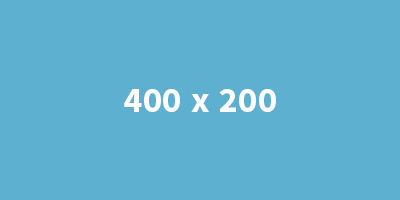
#> input picture PHP programming/game.ltfnjust.club/src/placeholder.jpg, 400 x 200 px, given in place of the camera
$ python '移动侦测.py'   (older library calls are emulated)
#> lines starting #> are read from the running program, lines starting #| are printed output that depends on the picture
# -*- coding: utf-8 -*-
import cv2
import numpy as np

camera = cv2.VideoCapture(0) # 参数0表示第一个摄像头
# 判断视频是否打开
if (camera.isOpened()):
    print('Open')
else:
    print('摄像头未打开')

# 测试用,查看视频size
size = (int(camera.get(cv2.cv.CV_CAP_PROP_FRAME_WIDTH)),
        int(camera.get(cv2.cv.CV_CAP_PROP_FRAME_HEIGHT)))
print('size:'+repr(size))

es = cv2.getStructuringElement(cv2.MORPH_ELLIPSE, (9, 4))
kernel = np.ones((5, 5), np.uint8)
background = None

while True:
    # 读取视频流
    grabbed, frame_lwpCV = camera.read()
#> frame_lwpCV is the input picture: shape (200, 400, 3); mean B, G, R 208.9, 177.5, 96.1
    # 对帧进行预处理，先转灰度图，再进行高斯滤波。
    # 用高斯滤波进行模糊处理，进行处理的原因：每个输入的视频都会因自然震动、光照变化或者摄像头本身等原因而产生噪声。对噪声进行平滑是为了避免在运动和跟踪时将其检测出来。
    gray_lwpCV = cv2.cvtColor(frame_lwpCV, cv2.COLOR_BGR2GRAY)
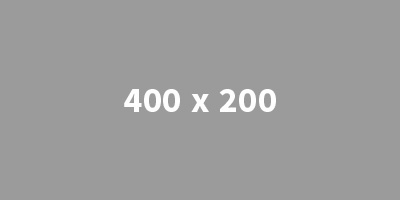
#> gray_lwpCV: shape (200, 400); min 147, max 255, mean 156.9
    gray_lwpCV = cv2.GaussianBlur(gray_lwpCV, (21, 21), 0)
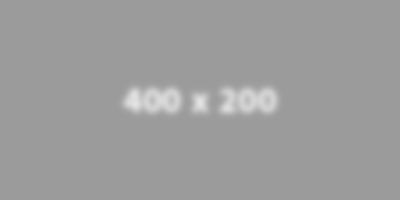
#> gray_lwpCV: shape (200, 400); min 155, max 227, mean 156.9

    # 将第一帧设置为整个输入的背景
    if background is None:
        background = gray_lwpCV
        continue
    # 对于每个从背景之后读取的帧都会计算其与背景之间的差异，并得到一个差分图（different map）。
    # 还需要应用阈值来得到一幅黑白图像，并通过下面代码来膨胀（dilate）图像，从而对孔（hole）和缺陷（imperfection）进行归一化处理
    diff = cv2.absdiff(background, gray_lwpCV)
    diff = cv2.threshold(diff, 25, 255, cv2.THRESH_BINARY)[1] # 二值化阈值处理
    diff = cv2.dilate(diff, es, iterations=2) # 形态学膨胀

    # 显示矩形框
    contours, hierarchy = cv2.findContours(diff.copy(), cv2.RETR_EXTERNAL, cv2.CHAIN_APPROX_SIMPLE) # 该函数计算一幅图像中目标的轮廓
    for c in contours:
        if cv2.contourArea(c) < 1500: # 对于矩形区域，只显示大于给定阈值的轮廓，所以一些微小的变化不会显示。对于光照不变和噪声低的摄像头可不设定轮廓最小尺寸的阈值
            continue
        (x, y, w, h) = cv2.boundingRect(c) # 该函数计算矩形的边界框
        cv2.rectangle(frame_lwpCV, (x, y), (x+w, y+h), (0, 255, 0), 2)

    cv2.imshow('contours', frame_lwpCV)
    cv2.imshow('dis', diff)

    key = cv2.waitKey(1) & 0xFF
    # 按'q'健退出循环
    if key == ord('q'):
        break
# 释放存储
camera.release()
cv2.destroyAllWindows()
